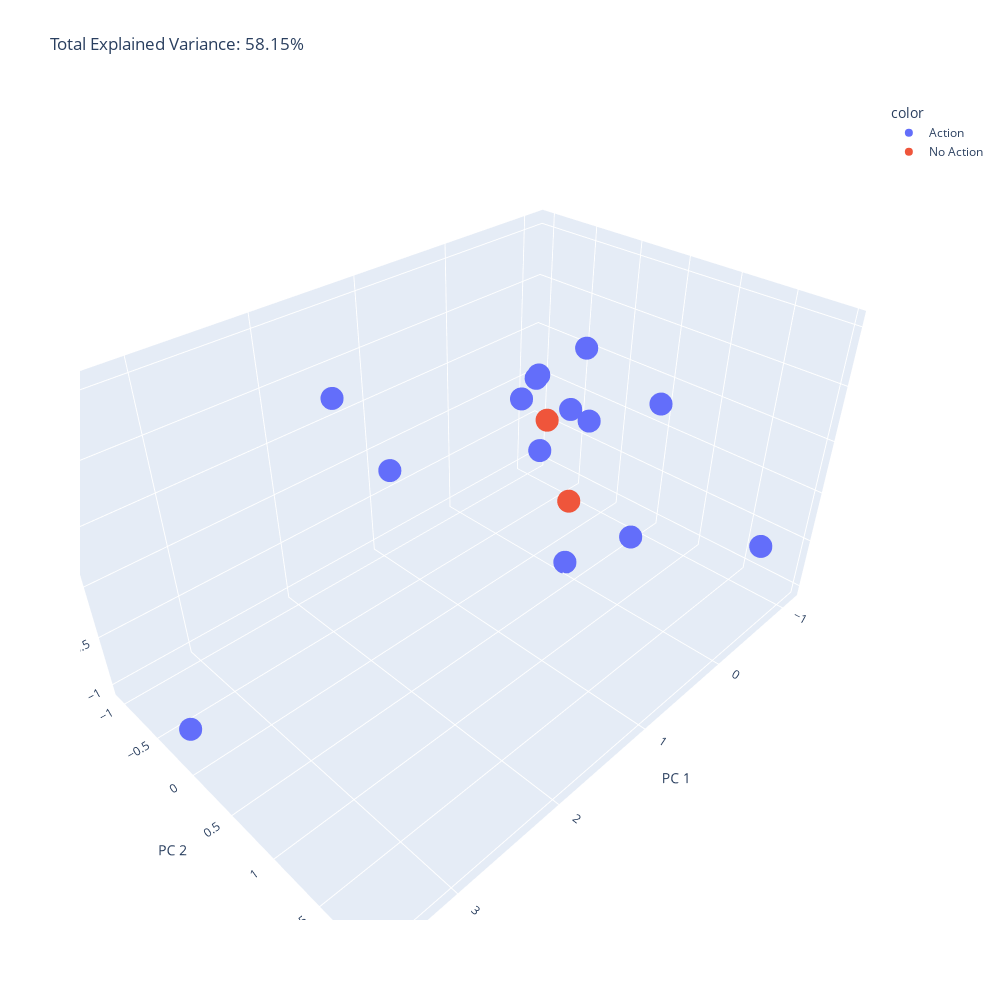

Here is the notebook cell this chart was saved with:
### Code cell
pca = PCA(n_components=3)

principalComponents = pca.fit_transform(df2)

total_var = pca.explained_variance_ratio_.sum() * 100

fig = px.scatter_3d(
    principalComponents, x=0, y=1, z=2, color=df3['labels'],
    title=f'Total Explained Variance: {total_var:.2f}%',
    labels={'0': 'PC 1', '1': 'PC 2', '2': 'PC 3'},
    width=1000, height=1000
)
fig.show()

### Figure 1 — Plotly figure (JSON) as saved in the notebook; plotly's stock layout.template omitted (floating-point values rounded to 4 significant figures)
{"data": [{"hovertemplate": "color=Action<br>PC 1=%{x}<br>PC 2=%{y}<br>PC 3=%{z}<extra></extra>", "legendgroup": "Action", "marker": {"color": "#636efa", "symbol": "circle"}, "mode": "markers", "name": "Action", "scene": "scene", "showlegend": true, "type": "scatter3d", "x": [-0.5879, 2.289, 0.02816, 0.8334, -1.1, -0.05188, -0.5189, 3.546, -0.982, -0.2353, -0.9578, -0.5208, -0.7273, -0.6916], "y": [0.6615, 0.1998, 1.214, -1.051, -0.4084, 0.3336, 1.966, -0.2119, -0.887, -0.1886, -0.2054, -0.6894, -0.6961, -0.2258], "z": [-0.8493, 1.547, 1.014, -0.2495, 0.5268, -1.031, -0.2173, -0.8983, 0.1131, -0.1265, -0.1198, 0.1022, 0.2414, 0.1057]}, {"hovertemplate": "color=No Action<br>PC 1=%{x}<br>PC 2=%{y}<br>PC 3=%{z}<extra></extra>", "legendgroup": "No Action", "marker": {"color": "#EF553B", "symbol": "circle"}, "mode": "markers", "name": "No Action", "scene": "scene", "showlegend": true, "type": "scatter3d", "x": [-0.1336, -0.1894], "y": [0.267, -0.07878], "z": [-0.4155, 0.2565]}], "layout": {"height": 1000, "legend": {"title": {"text": "color"}, "tracegroupgap": 0}, "scene": {"domain": {"x": [0, 1], "y": [0, 1]}, "xaxis": {"title": {"text": "PC 1"}}, "yaxis": {"title": {"text": "PC 2"}}, "zaxis": {"title": {"text": "PC 3"}}}, "title": {"text": "Total Explained Variance: 58.15%"}, "width": 1000}}
